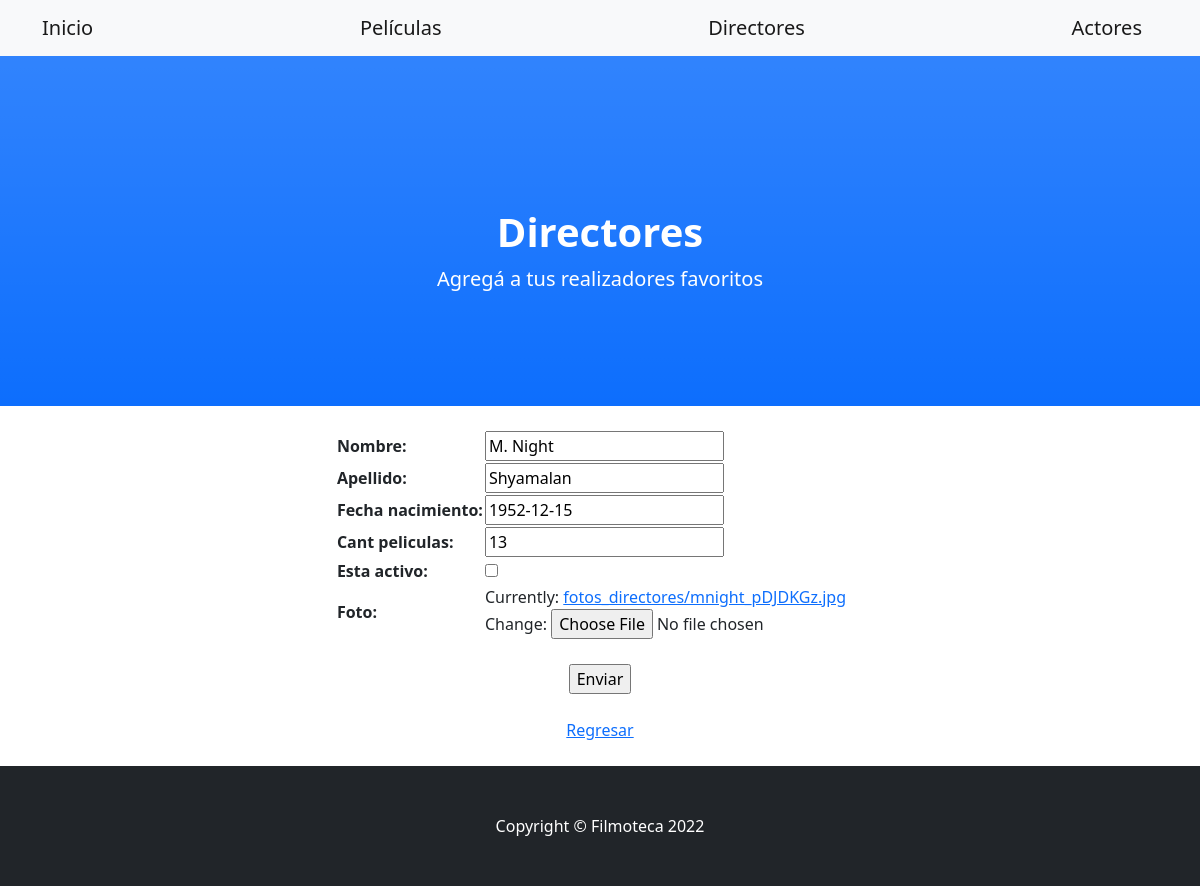
The app's page /directores/editar/6 (signed in) with its own data.
### filmoteca/models.py (models this page shows, shortened)
class Director(models.Model):
    nombre = models.CharField(max_length=20)
    apellido = models.CharField(max_length=30)
    fecha_nacimiento = models.DateField()
    cant_peliculas = models.IntegerField()
    esta_activo = models.BooleanField()
    foto = models.ImageField(upload_to="fotos_directores")
    creado = models.DateTimeField(auto_now_add=True)
    actualizado = models.DateTimeField(auto_now=True)

### filmoteca/views.py (the view)
# urls.py: path('directores/editar/<pk>', DirectorUpdate.as_view(), name='directores_editar'),
class DirectorUpdate(LoginRequiredMixin, UpdateView):
    model = Director
    success_url = "/directores"
    fields = ['nombre', 'apellido', 'fecha_nacimiento', 'cant_peliculas', 'esta_activo', 'foto']

### filmoteca/templates/filmoteca/director_form.html (shortened to what this page needs)
{% extends 'filmoteca/base.html' %}
{% block header1 %}Directores{% endblock %}
{% block header2 %}Agregá a tus realizadores favoritos{% endblock %}
{% block contenido %}
    <br>
    <center>
        <form method="POST" enctype="multipart/form-data"> {% csrf_token %}
            <table>
                {{form.as_table}}
            </table>
            <br>
            <input type="submit" value="Enviar">
        </form>
        <br>
        <a href="{% url 'directores' %}">Regresar</a>
    </center>
    <br>
{% endblock %}

### records on screen
Director: nombre "M. Night", apellido "Shyamalan", fecha_nacimiento "1952-12-15", cant_peliculas "13"
